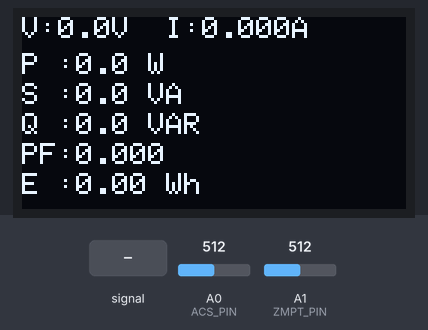
The sketch below on a simulated Arduino Nano, built with avr-gcc and run on an emulated ATmega328P. Shown: 128×64 one-colour display. The inputs (shaded band) are chosen by the test bench; at power-on: A0 (ACS_PIN) = 512, A1 (ZMPT_PIN) = 512. What the sketch prints to the serial monitor is not drawn.

Above: at 3.4 s.
3.5 s: A1 (ZMPT_PIN) fed a 200 Hz sine of ±255 counts around its level
At 5.6 s:
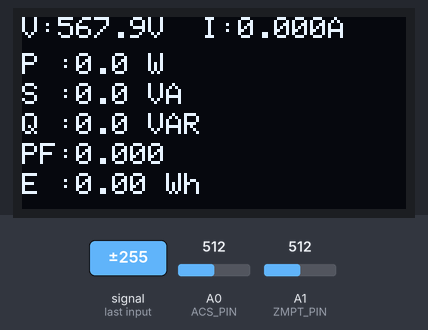
6.5 s: A0 (ACS_PIN) set to 523
At 7.8 s:
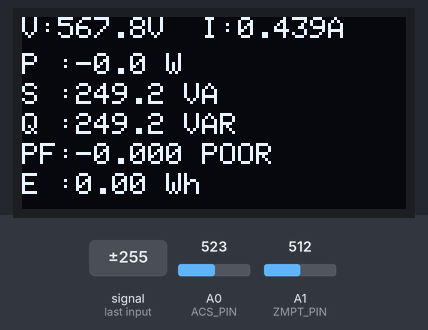
9.5 s: A1 (ZMPT_PIN) set to 716
At 11.2 s:
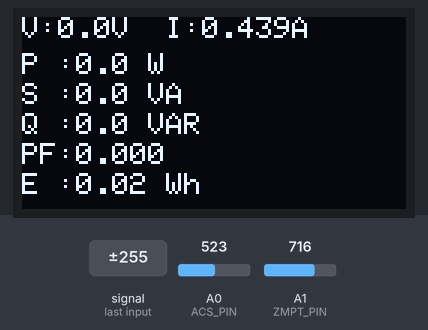
12.0 s: A1 (ZMPT_PIN) fed a 1000 Hz sine of ±255 counts around its level
At 12.5 s:
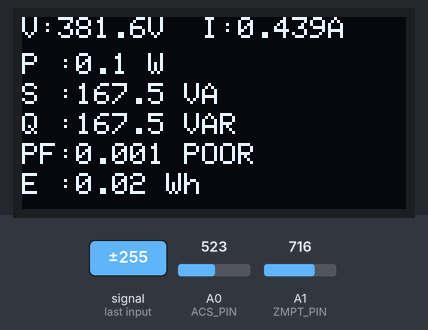
14.5 s: A0 (ACS_PIN) set to 511
At 16.8 s:
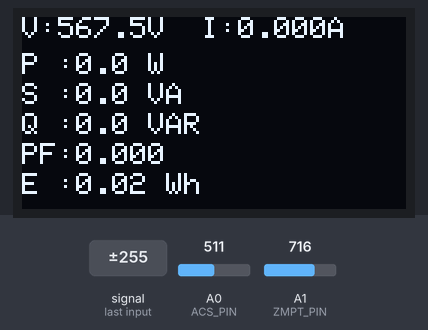
17.1 s: A1 (ZMPT_PIN) set to 900
At 18.0 s:
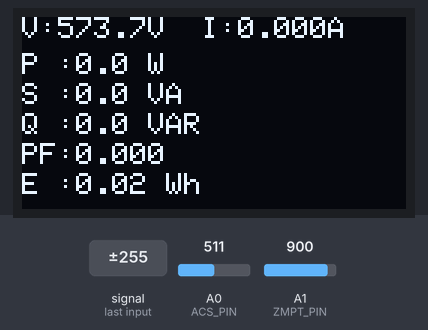
Timing chart, 0 to 20.1 s (numbered marks = the images above; inputs shaded):
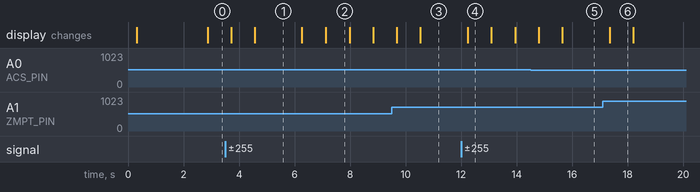

The sketch:

ac_energy_analyzer.ino
```cpp
#include <Wire.h>
#include <Adafruit_GFX.h>
#include <Adafruit_SH110X.h>

#define SCREEN_WIDTH  128
#define SCREEN_HEIGHT  64
#define OLED_ADDR     0x3C

#define ZMPT_PIN  A1
#define ACS_PIN   A0

#define ADC_REF   5.0
#define ADC_RES 1023.0
#define MAINS_HZ  50
#define CYCLES    20       // number of full 50Hz cycles to sample = 400ms window

float Vcal     = 644.3;
float ACS_SENS = 0.1225;
float ACS_ZERO = 512.0;    // calibrated at startup

Adafruit_SH1106G display(SCREEN_WIDTH, SCREEN_HEIGHT, &Wire, -1);

float Vrms = 0, Irms = 0, P = 0, S = 0, Q = 0, PF = 0;
float energyWh = 0;
unsigned long lastEnergyTime = 0;

void setup() {
  Serial.begin(9600);
  Wire.begin();
  delay(250);

  display.begin(OLED_ADDR, true);
  display.clearDisplay();
  display.setTextColor(SH110X_WHITE);
  display.setTextSize(1);
  display.setCursor(15, 20);
  display.println("AC Energy Meter");
  display.setCursor(25, 36);
  display.println("Calibrating...");
  display.display();

  // ACS712 zero offset — must have NO load connected at power on
  float zeroSum = 0;
  for (int i = 0; i < 1000; i++) {
    zeroSum += analogRead(ACS_PIN);
    delayMicroseconds(100);
  }
  ACS_ZERO = zeroSum / 1000.0;

  Serial.print("ACS_ZERO: ");
  Serial.println(ACS_ZERO);

  lastEnergyTime = millis();
  delay(1500);
}

void loop() {
  // ── Sample exactly CYCLES full 50Hz periods ──────────────────────────────
  // Each cycle = 20ms, total window = 400ms
  // Arduino Nano analogRead ≈ 104us, two reads ≈ 208us
  // So ~96 sample pairs per 20ms cycle, ~1920 total pairs over 20 cycles

  unsigned long samplePeriod = (1000000UL / MAINS_HZ) * CYCLES; // microseconds
  unsigned long startTime    = micros();

  float sumVsq = 0, sumIsq = 0, sumP = 0;
  float vOffsetAcc = 0;
  int   n = 0;

  // First pass: calculate vOffset from this window
  unsigned long t = micros();
  while (micros() - startTime < samplePeriod) {
    vOffsetAcc += analogRead(ZMPT_PIN);
    n++;
    delayMicroseconds(50); // pace to ~96 samples/cycle
  }
  float vOffset = (n > 0) ? vOffsetAcc / n : 512.0;

  // Second pass: actual measurement over same window length
  startTime = micros();
  n = 0;
  while (micros() - startTime < samplePeriod) {
    float vRaw = analogRead(ZMPT_PIN) - vOffset;
    float iRaw = analogRead(ACS_PIN)  - ACS_ZERO;

    float vInst = vRaw * (ADC_REF / ADC_RES) * Vcal;
    float iInst = iRaw * (ADC_REF / ADC_RES) / ACS_SENS;

    sumVsq += vInst * vInst;
    sumIsq += iInst * iInst;
    sumP   += vInst * iInst;
    n++;
    delayMicroseconds(50);
  }

  if (n == 0) return; // safety guard

  // ── Calculate ─────────────────────────────────────────────────────────────
  Vrms = sqrt(sumVsq / n);
  Irms = sqrt(sumIsq / n);

  // Noise floor — ACS712 is noisy at low currents
  if (Irms < 0.05) Irms = 0.0;

  P = sumP / n;
  if (Irms == 0.0) P = 0.0;

  S  = Vrms * Irms;
  Q  = sqrt(fabs(S * S - P * P));
  PF = (S > 1.0) ? constrain(P / S, -1.0, 1.0) : 0.0;

  // ── Energy accumulation ───────────────────────────────────────────────────
  unsigned long now = millis();
  float dtH = (now - lastEnergyTime) / 3600000.0;
  if (P > 0) energyWh += P * dtH;   // only accumulate positive power
  lastEnergyTime = now;

  // ── Serial debug ──────────────────────────────────────────────────────────
  Serial.print("N=");    Serial.print(n);
  Serial.print(" Vrms="); Serial.print(Vrms, 1);
  Serial.print(" Irms="); Serial.print(Irms, 3);
  Serial.print(" P=");   Serial.print(P, 2);
  Serial.print("W S=");  Serial.print(S, 2);
  Serial.print("VA Q="); Serial.print(Q, 2);
  Serial.print("VAR PF="); Serial.print(PF, 3);
  Serial.print(" E=");   Serial.print(energyWh, 4);
  Serial.println("Wh");

  // ── Display ───────────────────────────────────────────────────────────────
  display.clearDisplay();

  display.setTextSize(1);
  display.setCursor(0, 0);
  display.print("V:"); display.print(Vrms, 1);
  display.print("V  I:"); display.print(Irms, 3); display.println("A");

  display.setCursor(0, 12);
  display.print("P :"); display.print(P, 1); display.println(" W");

  display.setCursor(0, 22);
  display.print("S :"); display.print(S, 1); display.println(" VA");

  display.setCursor(0, 32);
  display.print("Q :"); display.print(Q, 1); display.println(" VAR");

  display.setCursor(0, 42);
  display.print("PF:"); display.print(PF, 3);
  // PF quality indicator
  if (S > 1.0) {
    if      (PF > 0.95)  display.println(" GOOD");
    else if (PF > 0.80)  display.println(" FAIR");
    else                 display.println(" POOR");
  }

  display.setCursor(0, 52);
  if (energyWh < 1000.0) {
    display.print("E :"); display.print(energyWh, 2); display.print(" Wh");
  } else {
    display.print("E :"); display.print(energyWh / 1000.0, 3); display.print(" kWh");
  }

  display.display();
}
```

Measured:
- the behaviour switches between 513 and 514 on A0 (ACS_PIN) (found by bisection; images 1 and 2)
- after the input at 3.5 s, the display: first changes after 0.22 s (image 1 shows a later state)
- after the input at 6.5 s, the display: changes after 0.62 s (image 2)
- after the input at 12.0 s, the display: changes after 0.23 s (image 4)
- what the display in image 2 shows lasts 0.9 s, from 7.1 s to 8.0 s
- what the display in image 6 shows lasts 0.9 s, from 17.3 s to 18.2 s
